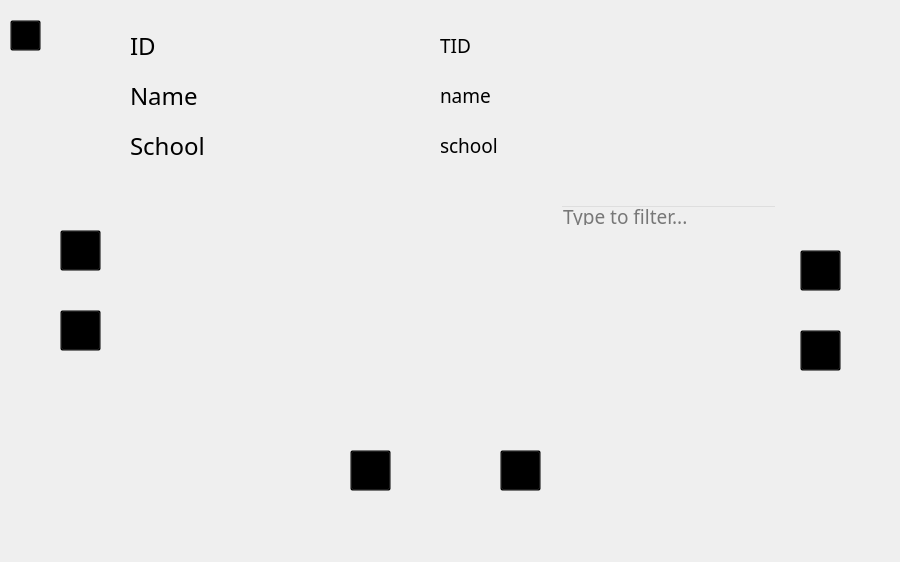
<?xml version="1.0" encoding="UTF-8"?>
<ui version="4.0">
 <class>tch_manage</class>
 <widget class="QMainWindow" name="tch_manage">
  <property name="geometry">
   <rect>
    <x>0</x>
    <y>0</y>
    <width>900</width>
    <height>562</height>
   </rect>
  </property>
  <property name="windowTitle">
   <string>AtQlas Manager</string>
  </property>
  <widget class="QWidget" name="centralwidget">
   <widget class="QFrame" name="frame">
    <property name="geometry">
     <rect>
      <x>0</x>
      <y>0</y>
      <width>900</width>
      <height>562</height>
     </rect>
    </property>
    <property name="font">
     <font>
      <stylestrategy>PreferAntialias</stylestrategy>
     </font>
    </property>
    <property name="styleSheet">
     <string notr="true">background:transparent;
border-image:url(:/atqres_ico/tchm.png)</string>
    </property>
    <property name="frameShape">
     <enum>QFrame::StyledPanel</enum>
    </property>
    <property name="frameShadow">
     <enum>QFrame::Raised</enum>
    </property>
    <widget class="QTableWidget" name="lesson_table">
     <property name="geometry">
      <rect>
       <x>150</x>
       <y>230</y>
       <width>581</width>
       <height>192</height>
      </rect>
     </property>
     <property name="font">
      <font>
       <family>PT Mono</family>
      </font>
     </property>
     <property name="styleSheet">
      <string notr="true">QTableWidget 
{background-color: transparent;
}
QScrollBar:vertical {
    background: url(images/pure_red.png);
    width: 0px;
    margin: 0px 0 0px 0;
}
QScrollBar::handle:vertical {
    background: rgb(195, 195, 195);
    min-height: 30px;
    margin: 0 1px 0 2px;
    border-radius: 3px;
    border: none;
}

QScrollBar:horizontal {
    height: 0px;
    margin: 0px 0 0px 0;
}
QScrollBar::handle:horizontal {
    background: rgb(195, 195, 195);
    min-width: 20px;
    margin: 2px 0px 1px 0px;
    border-radius: 3px;
    border: none;
}
QHeaderView::section
{
border-image:url(:/atqres_ico/pure_red.png);
height:30px;
spacing: 20px;
background-color:rgb(39,49,58);
color: white;

text-align: right;
font-family: PT Mono;
font-size:12px;
}</string>
     </property>
    </widget>
    <widget class="QPushButton" name="delete_button">
     <property name="geometry">
      <rect>
       <x>800</x>
       <y>250</y>
       <width>41</width>
       <height>41</height>
      </rect>
     </property>
     <property name="styleSheet">
      <string notr="true">background:transparent;
border-image:url(:/atqres_ico/minuslite.png)</string>
     </property>
     <property name="text">
      <string/>
     </property>
    </widget>
    <widget class="QPushButton" name="add_new_button">
     <property name="geometry">
      <rect>
       <x>800</x>
       <y>330</y>
       <width>41</width>
       <height>41</height>
      </rect>
     </property>
     <property name="styleSheet">
      <string notr="true">background:transparent;
border-image:url(:/atqres_ico/pluslite.png)</string>
     </property>
     <property name="text">
      <string/>
     </property>
    </widget>
    <widget class="QPushButton" name="add_all_button">
     <property name="geometry">
      <rect>
       <x>350</x>
       <y>450</y>
       <width>41</width>
       <height>41</height>
      </rect>
     </property>
     <property name="styleSheet">
      <string notr="true">background:transparent;
border-image:url(:/atqres_ico/plusliteall.png)</string>
     </property>
     <property name="text">
      <string/>
     </property>
    </widget>
    <widget class="QPushButton" name="add_selected_button">
     <property name="geometry">
      <rect>
       <x>500</x>
       <y>450</y>
       <width>41</width>
       <height>41</height>
      </rect>
     </property>
     <property name="styleSheet">
      <string notr="true">background:transparent;
border-image:url(:/atqres_ico/pluslitelite.png)</string>
     </property>
     <property name="text">
      <string/>
     </property>
    </widget>
    <widget class="QLineEdit" name="filter_edit">
     <property name="geometry">
      <rect>
       <x>560</x>
       <y>205</y>
       <width>217</width>
       <height>21</height>
      </rect>
     </property>
     <property name="font">
      <font>
       <family>PT Mono</family>
       <pointsize>14</pointsize>
      </font>
     </property>
     <property name="styleSheet">
      <string notr="true">background:transparent;
border-image:url(:/atqres_ico/pure_gray_7.png)</string>
     </property>
     <property name="placeholderText">
      <string>Type to filter...</string>
     </property>
    </widget>
    <widget class="QLabel" name="tid_label">
     <property name="geometry">
      <rect>
       <x>440</x>
       <y>30</y>
       <width>309</width>
       <height>31</height>
      </rect>
     </property>
     <property name="font">
      <font>
       <family>PT Mono</family>
       <pointsize>14</pointsize>
      </font>
     </property>
     <property name="text">
      <string>TID</string>
     </property>
    </widget>
    <widget class="QLabel" name="school_label">
     <property name="geometry">
      <rect>
       <x>440</x>
       <y>130</y>
       <width>309</width>
       <height>31</height>
      </rect>
     </property>
     <property name="font">
      <font>
       <family>PT Mono</family>
       <pointsize>14</pointsize>
      </font>
     </property>
     <property name="text">
      <string>school</string>
     </property>
    </widget>
    <widget class="QLabel" name="name_label">
     <property name="geometry">
      <rect>
       <x>440</x>
       <y>80</y>
       <width>309</width>
       <height>31</height>
      </rect>
     </property>
     <property name="font">
      <font>
       <family>PT Mono</family>
       <pointsize>14</pointsize>
      </font>
     </property>
     <property name="text">
      <string>name</string>
     </property>
    </widget>
    <widget class="QLabel" name="tid_label_2">
     <property name="geometry">
      <rect>
       <x>130</x>
       <y>30</y>
       <width>309</width>
       <height>31</height>
      </rect>
     </property>
     <property name="font">
      <font>
       <family>PT Mono</family>
       <pointsize>18</pointsize>
      </font>
     </property>
     <property name="text">
      <string>ID</string>
     </property>
    </widget>
    <widget class="QLabel" name="school_label_2">
     <property name="geometry">
      <rect>
       <x>130</x>
       <y>130</y>
       <width>309</width>
       <height>31</height>
      </rect>
     </property>
     <property name="font">
      <font>
       <family>PT Mono</family>
       <pointsize>18</pointsize>
      </font>
     </property>
     <property name="text">
      <string>School</string>
     </property>
    </widget>
    <widget class="QLabel" name="name_label_2">
     <property name="geometry">
      <rect>
       <x>130</x>
       <y>80</y>
       <width>309</width>
       <height>31</height>
      </rect>
     </property>
     <property name="font">
      <font>
       <family>PT Mono</family>
       <pointsize>18</pointsize>
      </font>
     </property>
     <property name="text">
      <string>Name</string>
     </property>
    </widget>
    <widget class="QPushButton" name="back">
     <property name="geometry">
      <rect>
       <x>10</x>
       <y>20</y>
       <width>31</width>
       <height>31</height>
      </rect>
     </property>
     <property name="styleSheet">
      <string notr="true">background:transparent;
border-image:url(:/atqres_ico/cock_back.png)</string>
     </property>
     <property name="text">
      <string/>
     </property>
    </widget>
    <widget class="QPushButton" name="pushButton">
     <property name="geometry">
      <rect>
       <x>60</x>
       <y>230</y>
       <width>41</width>
       <height>41</height>
      </rect>
     </property>
     <property name="styleSheet">
      <string notr="true">background:transparent;
border-image:url(:/atqres_ico/lesson_db_all.png)</string>
     </property>
     <property name="text">
      <string/>
     </property>
    </widget>
    <widget class="QPushButton" name="refresh">
     <property name="geometry">
      <rect>
       <x>60</x>
       <y>310</y>
       <width>41</width>
       <height>41</height>
      </rect>
     </property>
     <property name="styleSheet">
      <string notr="true">background:transparent;
border-image:url(:/atqres_ico/refresh.png)</string>
     </property>
     <property name="text">
      <string/>
     </property>
    </widget>
   </widget>
  </widget>
 </widget>
 <resources/>
 <connections/>
</ui>
